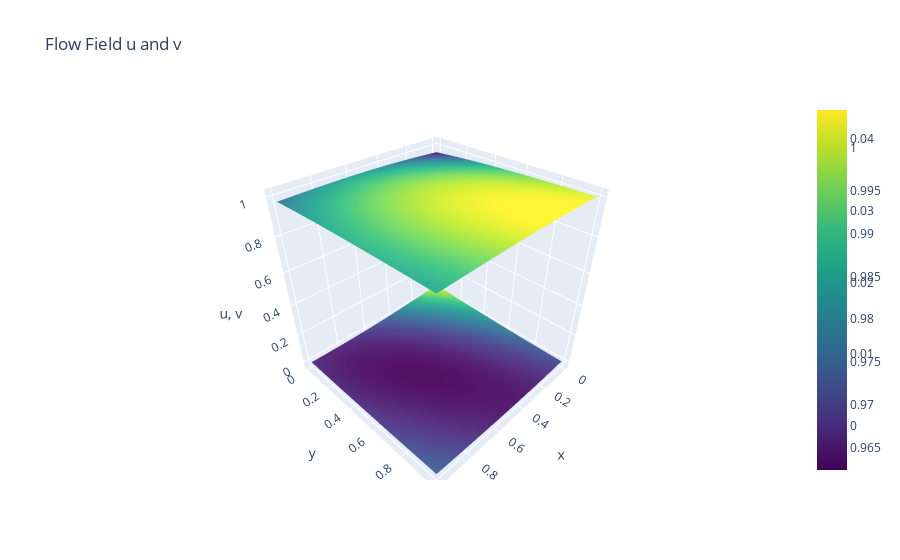

Source (notebook cell):
### Code cell
# Plotting the results
x_plot = np.linspace(0, 1, 100)
y_plot = np.linspace(0, 1, 100)
x_plot, y_plot = np.meshgrid(x_plot, y_plot)
t_plot = np.zeros_like(x_plot)

x_flat = x_plot.flatten().reshape(-1, 1)
y_flat = y_plot.flatten().reshape(-1, 1)
t_flat = t_plot.flatten().reshape(-1, 1)

u_v_pred = model(tf.concat([x_flat, y_flat, t_flat], axis=1))
u_pred = u_v_pred[:, 0].numpy().reshape(x_plot.shape)
v_pred = u_v_pred[:, 1].numpy().reshape(x_plot.shape)

fig = go.Figure()
fig.add_trace(go.Surface(z=u_pred, x=x_plot, y=y_plot, colorscale='Viridis', name='u'))
fig.add_trace(go.Surface(z=v_pred, x=x_plot, y=y_plot, colorscale='Viridis', name='v'))
fig.update_layout(title='Flow Field u and v', scene=dict(xaxis_title='x', yaxis_title='y', zaxis_title='u, v'))
fig.show()

### Figure 1 — Plotly figure (JSON) as saved in the notebook; plotly's stock layout.template omitted (floating-point values rounded to 4 significant figures; data arrays with more than 128 entries replaced by an {"elided": "..."} marker saying what was removed)
{"data": [{"colorscale": [[0, "#440154"], [0.1111, "#482878"], [0.2222, "#3e4989"], [0.3333, "#31688e"], [0.4444, "#26828e"], [0.5556, "#1f9e89"], [0.6667, "#35b779"], [0.7778, "#6ece58"], [0.8889, "#b5de2b"], [1, "#fde725"]], "name": "u", "type": "surface", "x": {"elided": "100x100 float values"}, "y": {"elided": "100x100 float values"}, "z": {"elided": "100x100 float values"}}, {"colorscale": [[0, "#440154"], [0.1111, "#482878"], [0.2222, "#3e4989"], [0.3333, "#31688e"], [0.4444, "#26828e"], [0.5556, "#1f9e89"], [0.6667, "#35b779"], [0.7778, "#6ece58"], [0.8889, "#b5de2b"], [1, "#fde725"]], "name": "v", "type": "surface", "x": {"elided": "100x100 float values"}, "y": {"elided": "100x100 float values"}, "z": {"elided": "100x100 float values"}}], "layout": {"scene": {"xaxis": {"title": {"text": "x"}}, "yaxis": {"title": {"text": "y"}}, "zaxis": {"title": {"text": "u, v"}}}, "title": {"text": "Flow Field u and v"}}}
